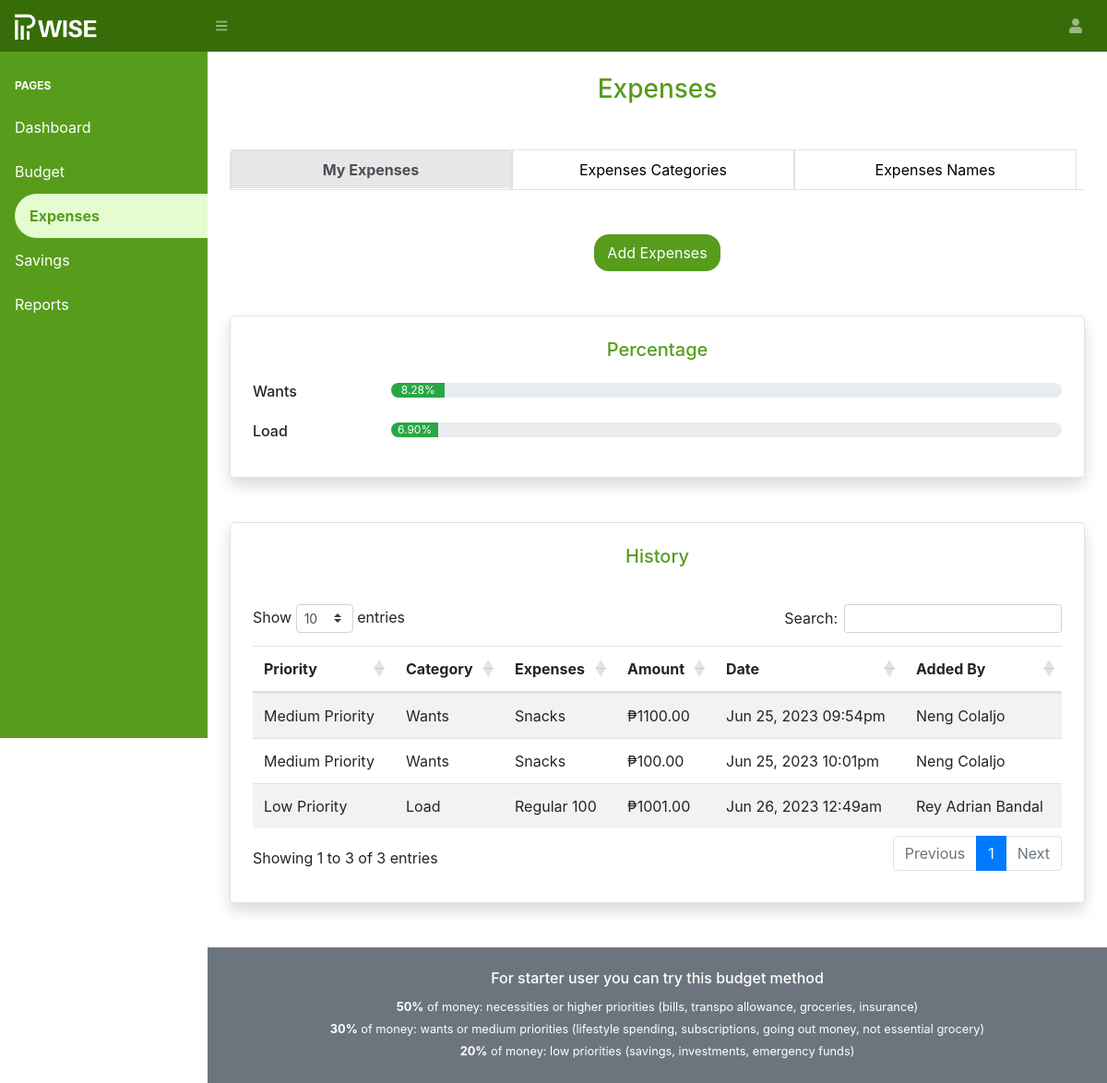
Screenshot of /member/expenses.php (signed in) with the database file from the repository.
### tables this page shows
CREATE TABLE `expenses_categories` (
  `id` int(11) NOT NULL,
  `name` varchar(255) NOT NULL,
  `priority_level_id` int(11) NOT NULL,
  `parent_id` int(11) NOT NULL,
  `created` timestamp NOT NULL DEFAULT current_timestamp(),
  `created_by` int(11) DEFAULT NULL
);

CREATE TABLE `expenses` (
  `id` int(11) NOT NULL,
  `amount` decimal(10,2) NOT NULL,
  `cycle_id` int(11) DEFAULT NULL,
  `expenses_name_id` int(11) NOT NULL,
  `created` timestamp NOT NULL DEFAULT current_timestamp(),
  `created_by` int(11) NOT NULL
);

CREATE TABLE `priority_level` (
  `id` int(11) NOT NULL,
  `name` varchar(255) NOT NULL
);

CREATE TABLE `expenses_name` (
  `id` int(11) NOT NULL,
  `name` varchar(255) NOT NULL,
  `expenses_category_id` int(11) NOT NULL,
  `created` timestamp NOT NULL DEFAULT current_timestamp(),
  `created_by` int(11) DEFAULT NULL
);

### helpers/DatabaseConfiguration.php (called while the page is built, shortened)
<?php
class DatabaseConfiguration {
    private $servername = "localhost";
    private $username   = "root";
    private $password   = "";
    private $database   = "pwise";
    public function __construct() {
        $this->conn = new mysqli($this->servername, $this->username, $this->password, $this->database);
    }
}
?>

### repository/budget/AmountRepository.php (called while the page is built, shortened)
<?php
class AmountRepository extends ReposittoryHelper {
    private $data;
    public function __construct() {
        $this->data = new AmountData();
    }
    public function IsCycleStarted($parent_id) {
        $result = $this->data->IsCycleStarted($parent_id);
        $result = $this->GetDataAsArray($result);
        return count($result) > 0;
    }
}
?>

### helpers/DataHelper.php (called while the page is built, shortened)
<?php
class DataHelper extends DatabaseConfiguration {
    public function EscapeString($data) {
        return mysqli_real_escape_string($this->conn, $data);
    }
    public function SelectData($sql) {
        return $this->conn->query($sql);
    }
}
?>

### data/budget/AmountData.php (called while the page is built, shortened)
<?php
class AmountData extends DataHelper {
    public function IsCycleStarted($parent_id) {
        $parent_id = $this->EscapeString($parent_id);
        $sql = "SELECT *
                    FROM cycle
                    WHERE DATE(CURRENT_DATE()) BETWEEN DATE(start) AND DATE(end)
                        AND parent_id = '$parent_id'";
        return $this->SelectData($sql);
    }
}
?>

### helpers/ReposittoryHelper.php (called while the page is built, shortened)
<?php
class ReposittoryHelper {
    public function GetDataAsArray($array) {
        $data = [];
        while($row = $array->fetch_assoc()) {
            array_push($data, $row);
        }
        return $data;
    }
}
?>

### data/budget/ExpensesData.php (called while the page is built, shortened)
<?php
class ExpensesData extends DataHelper {
    public function GetMonthlyExpensesByParentId($parentId) {
        $parentId = $this->EscapeString($parentId);
        $ddate = date('m/d/Y');
        $date  = new DateTime($ddate);
        $month = date("m", strtotime($date->format('Y-m-d')));
        $year  = date("Y", strtotime($date->format('Y-m-d')));
        $sql = "SELECT E.*
                       , EN.name AS expenses
                       , EC.name AS category
                       , PL.name AS priority
                       , CONCAT(U.firstname, ' ', U.lastname) AS name
                    FROM expenses E
                    INNER JOIN expenses_name EN ON EN.id = E.expenses_name_id
                    INNER JOIN expenses_categories EC ON EN.expenses_category_id = EC.id
                    INNER JOIN priority_level PL ON PL.id = EC.priority_level_id
                    INNER JOIN users U ON U.id = E.created_by
                    WHERE MONTH(DATE(E.created)) = '$month'
                        AND YEAR(DATE(E.created)) = '$year'
                        AND (
                                U.parent_id = '$parentId'
                                OR U.id = '$parentId'
                            )";
        return $this->SelectData($sql);
    }
    public function GetExpensesByParentId($parentId) {
        $parentId = $this->EscapeString($parentId);
        $sql = "SELECT  EC.id
                        , EC.priority_level_id
                        , EC.name AS category
                        , (
                            SELECT SUM(E.amount)
                                FROM expenses E
                            INNER JOIN expenses_name EN ON E.expenses_name_id = EN.id
                            INNER JOIN cycle C ON C.id = E.cycle_id
                                WHERE (DATE(CURRENT_DATE) BETWEEN DATE(C.start) AND DATE(C.end))
                                    AND EN.expenses_category_id = EC.id
                        ) AS amount
                        , (
                            (
                                (
                                    SELECT SUM(E.amount)
                                        FROM expenses E
                                        INNER JOIN expenses_name EN ON E.expenses_name_id = EN.id
                                        INNER JOIN cycle C ON C.id = E.cycle_id
                                        WHERE (DATE(CURRENT_DATE()) BETWEEN DATE(C.start) AND DATE(C.end))
                                            AND EN.expenses_category_id = EC.id
                                ) / (
                                        SELECT SUM(amount)
                                            FROM budgets B
                                            INNER JOIN users U ON U.id = B.created_by
                                            INNER JOIN cycle C ON C.id = B.cycle_id
                                            WHERE (DATE(CURRENT_DATE()) BETWEEN DATE(C.start) AND DATE(C.end))
                                                AND (U.id = '$parentId' OR U.parent_id = '$parentId')
                                )
                            ) * 100
                        ) AS percentage
                    FROM expenses_categories EC
                    WHERE EC.parent_id = '$parentId'";
        return $this->SelectData($sql);
    }
    public function GetExpensesDetailsByParentId($parentId) {
        $parentId = $this->EscapeString($parentId);
        $sql = "SELECT  E.id
                        , E.amount
                        , E.created
                        , EN.name AS expenses
                        , EC.name AS category
                        , PL.name AS priority
                        , CONCAT(U.firstname, ' ', U.lastname) AS user
                        , EC.id AS category_id
                    FROM expenses E
                    INNER JOIN expenses_name EN ON EN.id = E.expenses_name_id
                    INNER JOIN expenses_categories EC ON EC.id = EN.expenses_category_id
                    INNER JOIN priority_level PL ON PL.id = EC.priority_level_id
                    INNER JOIN users U ON E.created_by = U.id
                    INNER JOIN cycle C ON C.id = E.cycle_id
                    WHERE (U.id = '$parentId' OR U.parent_id = '$parentId')
                        AND (DATE(CURRENT_DATE()) BETWEEN DATE(C.start) AND DATE(C.end))
                    ORDER BY E.id DESC;";
        return $this->SelectData($sql);
    }
}
?>

### repository/budget/ExpensesRepository.php (called while the page is built, shortened)
<?php
class ExpensesRepository extends ReposittoryHelper {
    private $data;
    public function __construct() {
        $this->data = new ExpensesData();
    }
    public function GetExpensesByParentId($parentId) {
        $result = $this->data->GetExpensesByParentId($parentId);
        return $this->GetDataAsArray($result);
    }
    public function GetExpensesDetailsByParentId($parentId) {
        $result = $this->data->GetExpensesDetailsByParentId($parentId);
        return $this->GetDataAsArray($result);
    }
}
?>

### member/partials/expenses/expenses.php (the view, shortened to what this page needs)
<div class="row mt-5 text-center w1-100">
    <div class="col d-flex w-100 justify-content-center">
        <?php if ($isCycleStarted === TRUE): ?>
            <button class="btn btn-site-primary-inline btn-add-expenses">Add Expenses</button>
        <?php else: ?>
            <h5 class="text-danger">Cycle is not yet started</h5>
        <?php endif; ?>
    </div>
</div>
<div class="row mt-5">
    <div class="col">
        <div class="border shadow tile-container">
            <h5 class="text-site-primary mb-4 text-center">Percentage</h5>
            <?php if ($isCycleStarted !== TRUE): ?>
                <h6 class="my-5 text-center">No Data!</h6>
            <?php else: ?>
                <?php foreach($expensesPercentage as $item): ?>
                    <?php
                        if ($item['percentage'] < 1) continue;
                        $percentage = (int)number_format($item['percentage'], 0);
                        if ($percentage <= 33) $color = 'bg-success';
                        elseif ($percentage <= 66) $color = 'bg-warning';
                        else $color = 'bg-danger';
                    ?>
                    <div class="row my-3">
                        <div class="col-md-2">
                            <h6><?php echo $item['category']; ?></h6>
                        </div>
                        <div class="col-md-10">
                            <div class="row">
                                <div class="col">
                                    <div class="progress site-primary-radius">
                                        <div class="progress-bar <?php echo $color; ?>"
                                            role="progressbar"
                                            style="width: <?php echo number_format($item['percentage'], 0); ?>%">
                                            <?php echo number_format($item['percentage'], 2); ?>%
                                        </div>
                                    </div>
                                </div>
                            </div>
                        </div>
                    </div>
                <?php endforeach; ?>
            <?php endif; ?>
        </div>
    </div>
</div>
<div class="row my-5">
    <div class="col">
        <div class="border shadow tile-container">
            <h5 class="text-site-primary mb-4 text-center">History</h5>
            <div class="py-3 table-responsive">
                <table class="table table-striped" id="expenses-logs-table">
                    <thead>
                        <tr>
                            <th scope="col">Priority</th>
                            <th scope="col">Category</th>
                            <th scope="col">Expenses</th>
                            <th scope="col">Amount</th>
                            <th scope="col">Date</th>
                            <th scope="col">Added By</th>
                        </tr>
                    </thead>
                    <tbody>
                        <?php foreach($expensesDetails as $details): ?>
                            <tr>
                                <td><?php echo $details['priority']; ?></td>
                                <td><?php echo $details['category']; ?></td>
                                <td><?php echo $details['expenses']; ?></td>
                                <td>₱<?php echo $details['amount']; ?></td>
                                <td><?php echo date("M d, Y h:ia", strtotime($details['created'])); ?></td>
                                <td><?php echo $details['user']; ?></td>
                            </tr>
                        <?php endforeach; ?>
                    </tbody>
                </table>
            </div>
        </div>
    </div>
</div>

### rows the page displays
expenses_categories: name "Wants", $item['percentage'] 8 (drawn), percentage "8.28"
expenses_categories: name "Load", $item['percentage'] 7 (drawn), percentage "6.90"
expenses: priority_level.name "Low Priority", expenses_categories.name "Load", expenses_name.name "Regular 100", amount "1001.00", created "Jun 26, 2023 12:49am", user "Rey Adrian Bandal"
expenses: priority_level.name "Medium Priority", expenses_categories.name "Wants", expenses_name.name "Snacks", amount "100.00", created "Jun 25, 2023 10:01pm", user "Neng Colaljo"
expenses: priority_level.name "Medium Priority", expenses_categories.name "Wants", expenses_name.name "Snacks", amount "1100.00", created "Jun 25, 2023 09:54pm", user "Neng Colaljo"
